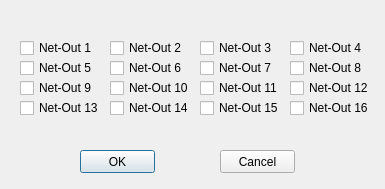
<?xml version="1.0" encoding="UTF-8"?>
<ui version="4.0">
 <class>SetMulticast</class>
 <widget class="QDialog" name="SetMulticast">
  <property name="geometry">
   <rect>
    <x>0</x>
    <y>0</y>
    <width>385</width>
    <height>189</height>
   </rect>
  </property>
  <property name="windowTitle">
   <string>Dialog</string>
  </property>
  <widget class="QPushButton" name="pushButton">
   <property name="geometry">
    <rect>
     <x>80</x>
     <y>150</y>
     <width>75</width>
     <height>23</height>
    </rect>
   </property>
   <property name="text">
    <string>OK</string>
   </property>
  </widget>
  <widget class="QPushButton" name="pushButton_2">
   <property name="geometry">
    <rect>
     <x>220</x>
     <y>150</y>
     <width>75</width>
     <height>23</height>
    </rect>
   </property>
   <property name="text">
    <string>Cancel</string>
   </property>
  </widget>
  <widget class="QCheckBox" name="checkBox">
   <property name="geometry">
    <rect>
     <x>20</x>
     <y>40</y>
     <width>81</width>
     <height>16</height>
    </rect>
   </property>
   <property name="text">
    <string>Net-Out 1</string>
   </property>
  </widget>
  <widget class="QCheckBox" name="checkBox_2">
   <property name="geometry">
    <rect>
     <x>110</x>
     <y>40</y>
     <width>81</width>
     <height>16</height>
    </rect>
   </property>
   <property name="text">
    <string>Net-Out 2</string>
   </property>
  </widget>
  <widget class="QCheckBox" name="checkBox_3">
   <property name="geometry">
    <rect>
     <x>200</x>
     <y>40</y>
     <width>81</width>
     <height>16</height>
    </rect>
   </property>
   <property name="text">
    <string>Net-Out 3</string>
   </property>
  </widget>
  <widget class="QCheckBox" name="checkBox_4">
   <property name="geometry">
    <rect>
     <x>290</x>
     <y>40</y>
     <width>81</width>
     <height>16</height>
    </rect>
   </property>
   <property name="text">
    <string>Net-Out 4</string>
   </property>
  </widget>
  <widget class="QCheckBox" name="checkBox_5">
   <property name="geometry">
    <rect>
     <x>20</x>
     <y>60</y>
     <width>81</width>
     <height>16</height>
    </rect>
   </property>
   <property name="text">
    <string>Net-Out 5</string>
   </property>
  </widget>
  <widget class="QCheckBox" name="checkBox_6">
   <property name="geometry">
    <rect>
     <x>110</x>
     <y>60</y>
     <width>81</width>
     <height>16</height>
    </rect>
   </property>
   <property name="text">
    <string>Net-Out 6</string>
   </property>
  </widget>
  <widget class="QCheckBox" name="checkBox_7">
   <property name="geometry">
    <rect>
     <x>200</x>
     <y>60</y>
     <width>81</width>
     <height>16</height>
    </rect>
   </property>
   <property name="text">
    <string>Net-Out 7</string>
   </property>
  </widget>
  <widget class="QCheckBox" name="checkBox_8">
   <property name="geometry">
    <rect>
     <x>290</x>
     <y>60</y>
     <width>81</width>
     <height>16</height>
    </rect>
   </property>
   <property name="text">
    <string>Net-Out 8</string>
   </property>
  </widget>
  <widget class="QCheckBox" name="checkBox_9">
   <property name="geometry">
    <rect>
     <x>20</x>
     <y>80</y>
     <width>81</width>
     <height>16</height>
    </rect>
   </property>
   <property name="text">
    <string>Net-Out 9</string>
   </property>
  </widget>
  <widget class="QCheckBox" name="checkBox_10">
   <property name="geometry">
    <rect>
     <x>110</x>
     <y>80</y>
     <width>81</width>
     <height>16</height>
    </rect>
   </property>
   <property name="text">
    <string>Net-Out 10</string>
   </property>
  </widget>
  <widget class="QCheckBox" name="checkBox_11">
   <property name="geometry">
    <rect>
     <x>200</x>
     <y>80</y>
     <width>81</width>
     <height>16</height>
    </rect>
   </property>
   <property name="text">
    <string>Net-Out 11</string>
   </property>
  </widget>
  <widget class="QCheckBox" name="checkBox_12">
   <property name="geometry">
    <rect>
     <x>290</x>
     <y>80</y>
     <width>81</width>
     <height>16</height>
    </rect>
   </property>
   <property name="text">
    <string>Net-Out 12</string>
   </property>
  </widget>
  <widget class="QCheckBox" name="checkBox_13">
   <property name="geometry">
    <rect>
     <x>20</x>
     <y>100</y>
     <width>81</width>
     <height>16</height>
    </rect>
   </property>
   <property name="text">
    <string>Net-Out 13</string>
   </property>
  </widget>
  <widget class="QCheckBox" name="checkBox_14">
   <property name="geometry">
    <rect>
     <x>110</x>
     <y>100</y>
     <width>81</width>
     <height>16</height>
    </rect>
   </property>
   <property name="text">
    <string>Net-Out 14</string>
   </property>
  </widget>
  <widget class="QCheckBox" name="checkBox_15">
   <property name="geometry">
    <rect>
     <x>200</x>
     <y>100</y>
     <width>81</width>
     <height>16</height>
    </rect>
   </property>
   <property name="text">
    <string>Net-Out 15</string>
   </property>
  </widget>
  <widget class="QCheckBox" name="checkBox_16">
   <property name="geometry">
    <rect>
     <x>290</x>
     <y>100</y>
     <width>81</width>
     <height>16</height>
    </rect>
   </property>
   <property name="text">
    <string>Net-Out 16</string>
   </property>
  </widget>
 </widget>
 <resources/>
 <connections/>
</ui>
